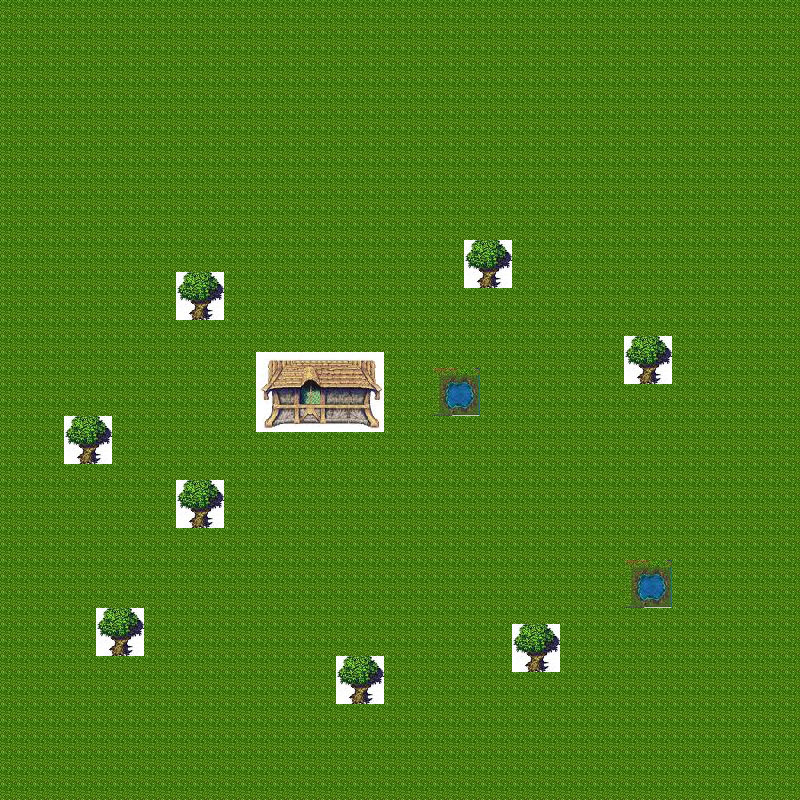

Rendered tile map (Tiled .tmx) drawn with the repository's tilesets; below, a short description and the map source with its tile grids summarised:
An orthogonal 50x50 tile map with 16x16 px tiles, 1 tile layer (Tile Layer 1).

<map version="1.0" tiledversion="2017.07.17" orientation="orthogonal" renderorder="right-down" width="50" height="50" tilewidth="16" tileheight="16" nextobjectid="1">
 <tileset firstgid="1" name="water" tilewidth="16" tileheight="16" spacing="1" margin="1" tilecount="169" columns="13">
  <image source="water.jpg" width="225" height="225" />
 </tileset>
 <layer name="Tile Layer 1" width="50" height="50">
  <data>[2500 cells, 2500 non-empty, 59 distinct tile ids]</data>
 </layer>
</map>